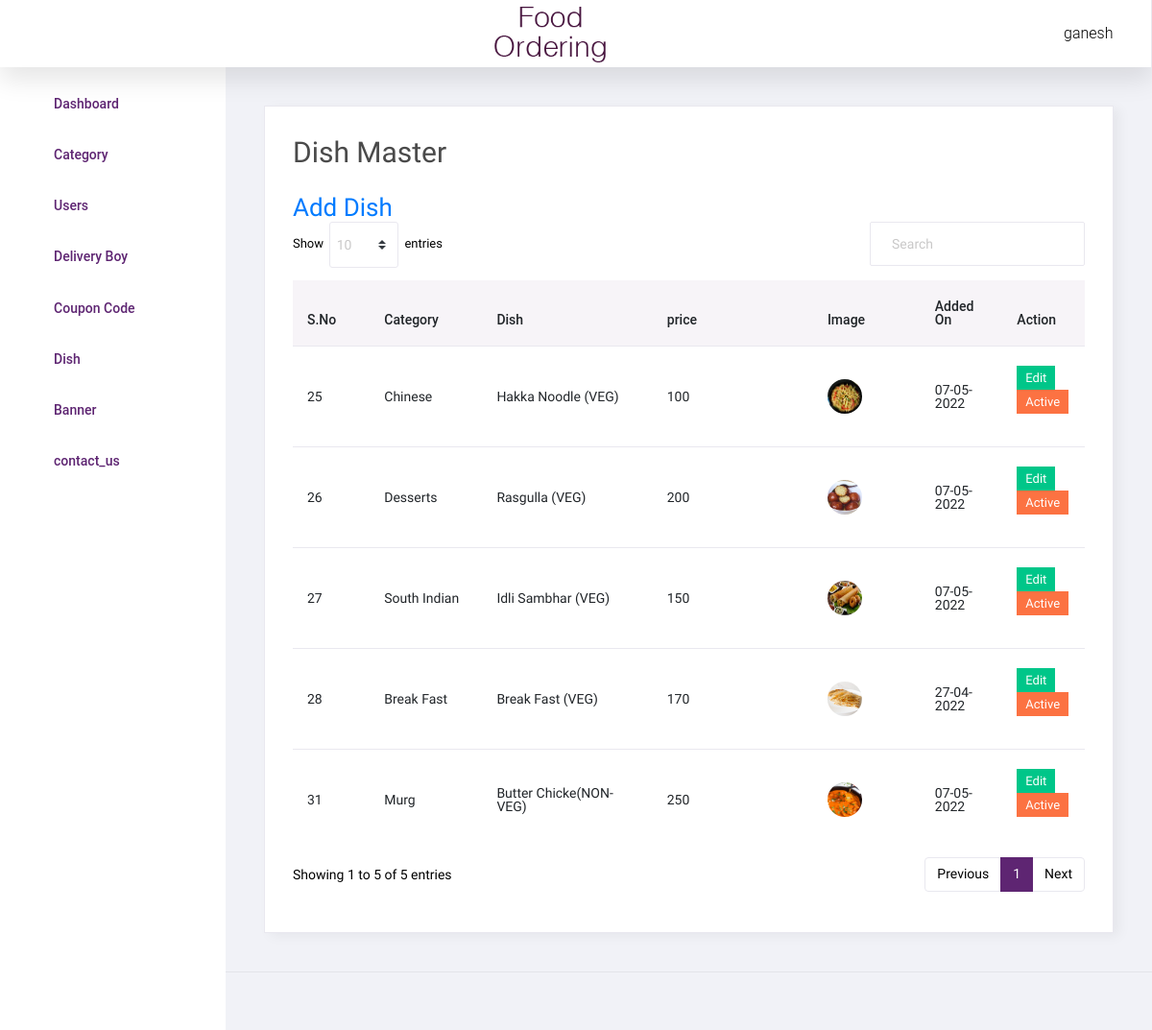
Page /admin/dish.php (signed in) on the committed database.
### tables this page shows
CREATE TABLE `dish` (
  `id` int(11) NOT NULL,
  `category_id` int(11) NOT NULL,
  `dish` varchar(100) NOT NULL,
  `price` varchar(300) NOT NULL,
  `dish_detail` text NOT NULL,
  `image` varchar(100) NOT NULL,
  `type` enum('veg','non-veg') NOT NULL,
  `status` int(11) NOT NULL,
  `added_on` datetime NOT NULL
);

CREATE TABLE `category` (
  `id` int(11) NOT NULL,
  `category` varchar(50) NOT NULL,
  `order_number` int(11) NOT NULL,
  `status` int(11) NOT NULL,
  `added_on` datetime NOT NULL
);

### admin/dish.php (the view, shortened to what this page needs)
<?php include('top.php');
$sql="select dish.*,category.category from dish,category where dish.category_id=category.id order by dish.id desc";
$res=mysqli_query($con,$sql);
?>
<div class="card">
  <div class="card-body">
    <h1 class="card-title" style="font-size:30px;">Dish Master</h1>
     <a href="manage_dish.php" class="add_link">Add Dish</a>
    <div class="row">
      <div class="col-12">
        <div class="table-responsive">
          <table id="order-listing" class="table">
            <thead>
              <tr>
                <th style="width:10%;">S.No</th>
                <th style="width:15%;">Category</th>
                  <th style="width:25%;">Dish</th>
                  <th style="width:25%;">price</th>
                  <th style="width:15%;">Image</th>
                  <th style="width:15%;">Added On</th>
                  <th style="width:20%;">Action</th>
              </tr>
            </thead>
            <tbody>
              <?php
              if(mysqli_num_rows($res)>0){
                while($row=mysqli_fetch_assoc($res)){
               ?>
              <tr>
                  <td><?php echo $row['id'];?></td>
                  <td><?php echo $row['category'];?></td>
                  <td><?php echo $row['dish'];?>(<?php echo strtoupper($row['type'])?>)</td>
                  <td><?php echo $row['price'];?></td>
                    <td><a target="_blank" href="<?php echo $row['image'];?>"><img src="images/<?php echo $row['image'];?>"</a></td>
                  <td>
                 <?php
                  $dateStr=strtotime($row['added_on']);
                   echo date('d-m-Y',$dateStr);
                     ?>
                  </td>
                  <td>
                    <a href="edit_dish.php?rat=<?php echo $row['id'];?>"><label class="badge badge-success hand_cursor">Edit</label></a>
                 <?php
               if($row['status']==1){
               ?>
               <a href="?id=<?php echo $row['id']?>&type=deactive"><label class="badge badge-danger hand_cursor">Active</label></a>
               <?php
               }else{
               ?>
               <a href="?id=<?php echo $row['id']?>&type=active"><label class="badge badge-info hand_cursor">Deactive</label></a>
               <?php
               }
               ?>
            </td>
              </tr>
            <?php
          } } else { ?>
            <tr>
              <td colspan="5">No Data Found</td>
            </tr>
            <?php
           } ?>
            </tbody>
          </table>
        </div>
      </div>
    </div>
  </div>
</div>
<?php include('footer.php');?>

### admin/top.php (shortened to what this page needs)
<!DOCTYPE html>
<html lang="en">
<head>
  <link rel="stylesheet" href="assets/css/materialdesignicons.min.css">
  <link rel="stylesheet" href="assets/css/vendor.bundle.base.css">
  <link rel="stylesheet" href="assets/css/dataTables.bootstrap4.css">
  <link rel="stylesheet" href="assets/css/bootstrap-datepicker.min.css">
  <link rel="stylesheet" href="assets/css/style.css">
</head>
<body class="sidebar-light">
  <div class="container-scroller">
    <nav class="navbar col-lg-12 col-12 p-0 fixed-top d-flex flex-row">
      <div class="navbar-menu-wrapper d-flex align-items-stretch justify-content-between">
        <ul class="navbar-nav mr-lg-2 d-none d-lg-flex">
          <li class="nav-item nav-toggler-item">
            <button class="navbar-toggler align-self-center" type="button" data-toggle="minimize">
              <span class="mdi mdi-menu"></span>
            </button>
          </li>
        </ul>
        <div class="text-center navbar-brand-wrapper d-flex align-items-center justify-content-center">
          <a class="navbar-brand brand-logo" href="index.php"><img src="assets/images/logo.png" alt="logo"/></a>
        </div>
        <ul class="navbar-nav navbar-nav-right">
          <li class="nav-item nav-profile dropdown">
            <a class="nav-link dropdown-toggle" href="#" data-toggle="dropdown" id="profileDropdown">
              <span class="nav-profile-name"><?php echo $_SESSION['ADMIN_USER'];?></span>
            </a>
          </li>
        </ul>
      </div>
    </nav>
    <div class="container-fluid page-body-wrapper">
      <nav class="sidebar sidebar-offcanvas" id="sidebar">
        <ul class="nav">
          <li class="nav-item">
            <a class="nav-link" href="index">
              <i class="mdi mdi-view-quilt menu-icon"></i>
              <span class="menu-title">Dashboard</span>
            </a>
          </li>
          <li class="nav-item">
            <a class="nav-link" href="category">
              <i class="mdi mdi-view-headline menu-icon"></i>
              <span class="menu-title">Category</span>
            </a>
          </li>
		  <li class="nav-item">
            <a class="nav-link" href="user">
              <i class="mdi mdi-view-headline menu-icon "></i>
              <span class="menu-title">Users</span>
            </a>
          </li>
		  <li class="nav-item">
            <a class="nav-link" href="delivery_boy">
              <i class="mdi mdi-view-headline menu-icon"></i>
              <span class="menu-title">Delivery Boy</span>
            </a>
          </li>
		   <li class="nav-item">
            <a class="nav-link" href="coupon_code">
              <i class="mdi mdi-view-headline menu-icon"></i>
              <span class="menu-title">Coupon Code</span>
            </a>
          </li>
		  <li class="nav-item">
            <a class="nav-link" href="dish">
              <i class="mdi mdi-view-headline menu-icon"></i>
              <span class="menu-title">Dish</span>
            </a>
          </li>
          <li class="nav-item">
                <a class="nav-link" href="banner">
                  <i class="mdi mdi-view-headline menu-icon"></i>
                  <span class="menu-title">Banner</span>
                </a>
              </li>
              <li class="nav-item">
                    <a class="nav-link" href="contact_us">
                      <i class="mdi mdi-view-headline menu-icon"></i>
                      <span class="menu-title">contact_us</span>
                    </a>
                  </li>
        </ul>
      </nav>
      <div class="main-panel">
        <div class="content-wrapper">

### admin/footer.php (shortened to what this page needs)
</div>
        <footer class="footer">
        </footer>
      </div>
    </div>
  </div>
</body>
</html>

### rows in the picture
dish: id "31", category.category "Murg", dish "Butter Chicke", type "NON-VEG", price "250", image (picture), added_on "07-05-2022"
dish: id "28", category.category "Break Fast", dish "Break Fast", type "VEG", price "170", image (picture), added_on "27-04-2022"
dish: id "27", category.category "South Indian", dish "Idli Sambhar", type "VEG", price "150", image (picture), added_on "07-05-2022"
dish: id "26", category.category "Desserts", dish "Rasgulla", type "VEG", price "200", image (picture), added_on "07-05-2022"
dish: id "25", category.category "Chinese", dish "Hakka Noodle", type "VEG", price "100", image (picture), added_on "07-05-2022"

### other values in the picture
$_SESSION['ADMIN_USER'] "ganesh"
